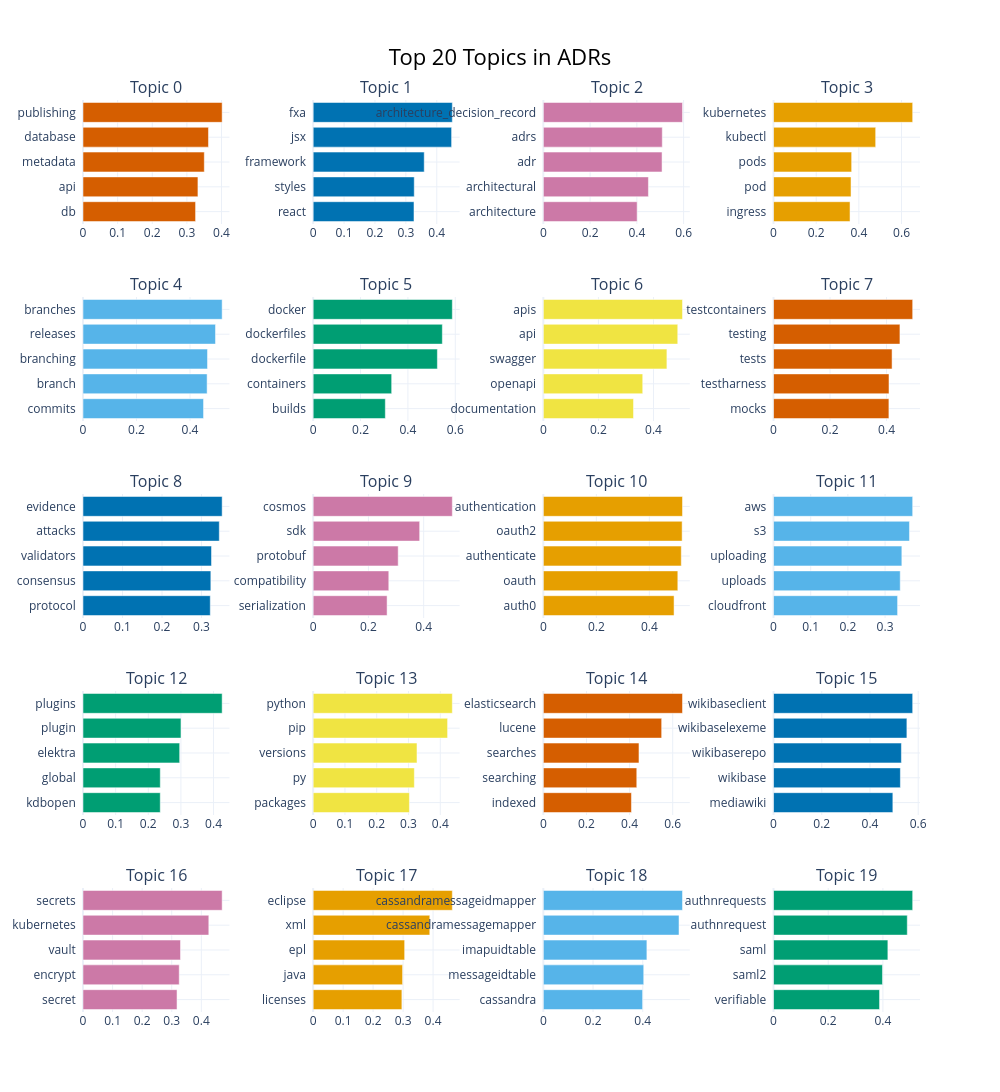

Notebook code for this chart:
### Code cell
topic_model.visualize_barchart(custom_labels=False, top_n_topics=20, title="Top 20 Topics in ADRs") # It can be saved as a PNG file

### Figure 1 — Plotly figure (JSON) as saved in the notebook; plotly's stock layout.template omitted (floating-point values rounded to 4 significant figures)
{"data": [{"marker": {"color": "#D55E00"}, "orientation": "h", "type": "bar", "x": [0.3251, 0.3319, 0.3503, 0.3623, 0.4018], "xaxis": "x", "y": ["db  ", "api  ", "metadata  ", "database  ", "publishing  "], "yaxis": "y"}, {"marker": {"color": "#0072B2"}, "orientation": "h", "type": "bar", "x": [0.3263, 0.3271, 0.3594, 0.448, 0.4504], "xaxis": "x2", "y": ["react  ", "styles  ", "framework  ", "jsx  ", "fxa  "], "yaxis": "y2"}, {"marker": {"color": "#CC79A7"}, "orientation": "h", "type": "bar", "x": [0.4012, 0.4494, 0.5077, 0.5087, 0.5952], "xaxis": "x3", "y": ["architecture  ", "architectural  ", "adr  ", "adrs  ", "architecture_decision_record  "], "yaxis": "y3"}, {"marker": {"color": "#E69F00"}, "orientation": "h", "type": "bar", "x": [0.3586, 0.3633, 0.3662, 0.4788, 0.6523], "xaxis": "x4", "y": ["ingress  ", "pod  ", "pods  ", "kubectl  ", "kubernetes  "], "yaxis": "y4"}, {"marker": {"color": "#56B4E9"}, "orientation": "h", "type": "bar", "x": [0.4506, 0.4639, 0.4654, 0.4952, 0.5201], "xaxis": "x5", "y": ["commits  ", "branch  ", "branching  ", "releases  ", "branches  "], "yaxis": "y5"}, {"marker": {"color": "#009E73"}, "orientation": "h", "type": "bar", "x": [0.3046, 0.3314, 0.5244, 0.5453, 0.5875], "xaxis": "x6", "y": ["builds  ", "containers  ", "dockerfile  ", "dockerfiles  ", "docker  "], "yaxis": "y6"}, {"marker": {"color": "#F0E442"}, "orientation": "h", "type": "bar", "x": [0.3274, 0.3609, 0.4486, 0.4881, 0.5053], "xaxis": "x7", "y": ["documentation  ", "openapi  ", "swagger  ", "api  ", "apis  "], "yaxis": "y7"}, {"marker": {"color": "#D55E00"}, "orientation": "h", "type": "bar", "x": [0.4084, 0.4087, 0.4197, 0.4475, 0.4926], "xaxis": "x8", "y": ["mocks  ", "testharness  ", "tests  ", "testing  ", "testcontainers  "], "yaxis": "y8"}, {"marker": {"color": "#0072B2"}, "orientation": "h", "type": "bar", "x": [0.3222, 0.3237, 0.3253, 0.3451, 0.3523], "xaxis": "x9", "y": ["protocol  ", "consensus  ", "validators  ", "attacks  ", "evidence  "], "yaxis": "y9"}, {"marker": {"color": "#CC79A7"}, "orientation": "h", "type": "bar", "x": [0.2675, 0.2737, 0.3077, 0.3855, 0.5037], "xaxis": "x10", "y": ["serialization  ", "compatibility  ", "protobuf  ", "sdk  ", "cosmos  "], "yaxis": "y10"}, {"marker": {"color": "#E69F00"}, "orientation": "h", "type": "bar", "x": [0.4934, 0.5075, 0.5206, 0.5238, 0.5252], "xaxis": "x11", "y": ["auth0  ", "oauth  ", "authenticate  ", "oauth2  ", "authentication  "], "yaxis": "y11"}, {"marker": {"color": "#56B4E9"}, "orientation": "h", "type": "bar", "x": [0.3337, 0.3408, 0.3452, 0.3656, 0.3743], "xaxis": "x12", "y": ["cloudfront  ", "uploads  ", "uploading  ", "s3  ", "aws  "], "yaxis": "y12"}, {"marker": {"color": "#009E73"}, "orientation": "h", "type": "bar", "x": [0.2367, 0.2368, 0.2962, 0.3002, 0.4264], "xaxis": "x13", "y": ["kdbopen  ", "global  ", "elektra  ", "plugin  ", "plugins  "], "yaxis": "y13"}, {"marker": {"color": "#F0E442"}, "orientation": "h", "type": "bar", "x": [0.3029, 0.3184, 0.3267, 0.423, 0.4379], "xaxis": "x14", "y": ["packages  ", "py  ", "versions  ", "pip  ", "python  "], "yaxis": "y14"}, {"marker": {"color": "#D55E00"}, "orientation": "h", "type": "bar", "x": [0.4086, 0.4334, 0.4436, 0.5489, 0.6455], "xaxis": "x15", "y": ["indexed  ", "searching  ", "searches  ", "lucene  ", "elasticsearch  "], "yaxis": "y15"}, {"marker": {"color": "#0072B2"}, "orientation": "h", "type": "bar", "x": [0.4948, 0.526, 0.5303, 0.553, 0.577], "xaxis": "x16", "y": ["mediawiki  ", "wikibase  ", "wikibaserepo  ", "wikibaselexeme  ", "wikibaseclient  "], "yaxis": "y16"}, {"marker": {"color": "#CC79A7"}, "orientation": "h", "type": "bar", "x": [0.3179, 0.3253, 0.3296, 0.4253, 0.4704], "xaxis": "x17", "y": ["secret  ", "encrypt  ", "vault  ", "kubernetes  ", "secrets  "], "yaxis": "y17"}, {"marker": {"color": "#E69F00"}, "orientation": "h", "type": "bar", "x": [0.296, 0.2983, 0.3052, 0.389, 0.4643], "xaxis": "x18", "y": ["licenses  ", "java  ", "epl  ", "xml  ", "eclipse  "], "yaxis": "y18"}, {"marker": {"color": "#56B4E9"}, "orientation": "h", "type": "bar", "x": [0.3994, 0.404, 0.4167, 0.5459, 0.56], "xaxis": "x19", "y": ["cassandra  ", "messageidtable  ", "imapuidtable  ", "cassandramessagemapper  ", "cassandramessageidmapper  "], "yaxis": "y19"}, {"marker": {"color": "#009E73"}, "orientation": "h", "type": "bar", "x": [0.3877, 0.3984, 0.4181, 0.4891, 0.5089], "xaxis": "x20", "y": ["verifiable  ", "saml2  ", "saml  ", "authnrequest  ", "authnrequests  "], "yaxis": "y20"}], "layout": {"annotations": [{"font": {"size": 16}, "showarrow": false, "text": "Topic 0", "x": 0.0875, "xanchor": "center", "xref": "paper", "y": 1.0, "yanchor": "bottom", "yref": "paper"}, {"font": {"size": 16}, "showarrow": false, "text": "Topic 1", "x": 0.3625, "xanchor": "center", "xref": "paper", "y": 1.0, "yanchor": "bottom", "yref": "paper"}, {"font": {"size": 16}, "showarrow": false, "text": "Topic 2", "x": 0.6375, "xanchor": "center", "xref": "paper", "y": 1.0, "yanchor": "bottom", "yref": "paper"}, {"font": {"size": 16}, "showarrow": false, "text": "Topic 3", "x": 0.9125, "xanchor": "center", "xref": "paper", "y": 1.0, "yanchor": "bottom", "yref": "paper"}, {"font": {"size": 16}, "showarrow": false, "text": "Topic 4", "x": 0.0875, "xanchor": "center", "xref": "paper", "y": 0.784, "yanchor": "bottom", "yref": "paper"}, {"font": {"size": 16}, "showarrow": false, "text": "Topic 5", "x": 0.3625, "xanchor": "center", "xref": "paper", "y": 0.784, "yanchor": "bottom", "yref": "paper"}, {"font": {"size": 16}, "showarrow": false, "text": "Topic 6", "x": 0.6375, "xanchor": "center", "xref": "paper", "y": 0.784, "yanchor": "bottom", "yref": "paper"}, {"font": {"size": 16}, "showarrow": false, "text": "Topic 7", "x": 0.9125, "xanchor": "center", "xref": "paper", "y": 0.784, "yanchor": "bottom", "yref": "paper"}, {"font": {"size": 16}, "showarrow": false, "text": "Topic 8", "x": 0.0875, "xanchor": "center", "xref": "paper", "y": 0.568, "yanchor": "bottom", "yref": "paper"}, {"font": {"size": 16}, "showarrow": false, "text": "Topic 9", "x": 0.3625, "xanchor": "center", "xref": "paper", "y": 0.568, "yanchor": "bottom", "yref": "paper"}, {"font": {"size": 16}, "showarrow": false, "text": "Topic 10", "x": 0.6375, "xanchor": "center", "xref": "paper", "y": 0.568, "yanchor": "bottom", "yref": "paper"}, {"font": {"size": 16}, "showarrow": false, "text": "Topic 11", "x": 0.9125, "xanchor": "center", "xref": "paper", "y": 0.568, "yanchor": "bottom", "yref": "paper"}, {"font": {"size": 16}, "showarrow": false, "text": "Topic 12", "x": 0.0875, "xanchor": "center", "xref": "paper", "y": 0.352, "yanchor": "bottom", "yref": "paper"}, {"font": {"size": 16}, "showarrow": false, "text": "Topic 13", "x": 0.3625, "xanchor": "center", "xref": "paper", "y": 0.352, "yanchor": "bottom", "yref": "paper"}, {"font": {"size": 16}, "showarrow": false, "text": "Topic 14", "x": 0.6375, "xanchor": "center", "xref": "paper", "y": 0.352, "yanchor": "bottom", "yref": "paper"}, {"font": {"size": 16}, "showarrow": false, "text": "Topic 15", "x": 0.9125, "xanchor": "center", "xref": "paper", "y": 0.352, "yanchor": "bottom", "yref": "paper"}, {"font": {"size": 16}, "showarrow": false, "text": "Topic 16", "x": 0.0875, "xanchor": "center", "xref": "paper", "y": 0.136, "yanchor": "bottom", "yref": "paper"}, {"font": {"size": 16}, "showarrow": false, "text": "Topic 17", "x": 0.3625, "xanchor": "center", "xref": "paper", "y": 0.136, "yanchor": "bottom", "yref": "paper"}, {"font": {"size": 16}, "showarrow": false, "text": "Topic 18", "x": 0.6375, "xanchor": "center", "xref": "paper", "y": 0.136, "yanchor": "bottom", "yref": "paper"}, {"font": {"size": 16}, "showarrow": false, "text": "Topic 19", "x": 0.9125, "xanchor": "center", "xref": "paper", "y": 0.136, "yanchor": "bottom", "yref": "paper"}], "height": 1250, "hoverlabel": {"bgcolor": "white", "font": {"family": "Rockwell", "size": 16}}, "showlegend": false, "title": {"font": {"color": "Black", "size": 22}, "text": "Top 20 Topics in ADRs", "x": 0.5, "xanchor": "center", "yanchor": "top"}, "width": 1000, "xaxis": {"anchor": "y", "domain": [0, 0.175], "showgrid": true}, "xaxis10": {"anchor": "y10", "domain": [0.275, 0.45], "showgrid": true}, "xaxis11": {"anchor": "y11", "domain": [0.55, 0.725], "showgrid": true}, "xaxis12": {"anchor": "y12", "domain": [0.825, 1], "showgrid": true}, "xaxis13": {"anchor": "y13", "domain": [0, 0.175], "showgrid": true}, "xaxis14": {"anchor": "y14", "domain": [0.275, 0.45], "showgrid": true}, "xaxis15": {"anchor": "y15", "domain": [0.55, 0.725], "showgrid": true}, "xaxis16": {"anchor": "y16", "domain": [0.825, 1], "showgrid": true}, "xaxis17": {"anchor": "y17", "domain": [0, 0.175], "showgrid": true}, "xaxis18": {"anchor": "y18", "domain": [0.275, 0.45], "showgrid": true}, "xaxis19": {"anchor": "y19", "domain": [0.55, 0.725], "showgrid": true}, "xaxis2": {"anchor": "y2", "domain": [0.275, 0.45], "showgrid": true}, "xaxis20": {"anchor": "y20", "domain": [0.825, 1], "showgrid": true}, "xaxis3": {"anchor": "y3", "domain": [0.55, 0.725], "showgrid": true}, "xaxis4": {"anchor": "y4", "domain": [0.825, 1], "showgrid": true}, "xaxis5": {"anchor": "y5", "domain": [0, 0.175], "showgrid": true}, "xaxis6": {"anchor": "y6", "domain": [0.275, 0.45], "showgrid": true}, "xaxis7": {"anchor": "y7", "domain": [0.55, 0.725], "showgrid": true}, "xaxis8": {"anchor": "y8", "domain": [0.825, 1], "showgrid": true}, "xaxis9": {"anchor": "y9", "domain": [0, 0.175], "showgrid": true}, "yaxis": {"anchor": "x", "domain": [0.864, 1.0], "showgrid": true}, "yaxis10": {"anchor": "x10", "domain": [0.432, 0.568], "showgrid": true}, "yaxis11": {"anchor": "x11", "domain": [0.432, 0.568], "showgrid": true}, "yaxis12": {"anchor": "x12", "domain": [0.432, 0.568], "showgrid": true}, "yaxis13": {"anchor": "x13", "domain": [0.216, 0.352], "showgrid": true}, "yaxis14": {"anchor": "x14", "domain": [0.216, 0.352], "showgrid": true}, "yaxis15": {"anchor": "x15", "domain": [0.216, 0.352], "showgrid": true}, "yaxis16": {"anchor": "x16", "domain": [0.216, 0.352], "showgrid": true}, "yaxis17": {"anchor": "x17", "domain": [0, 0.136], "showgrid": true}, "yaxis18": {"anchor": "x18", "domain": [0, 0.136], "showgrid": true}, "yaxis19": {"anchor": "x19", "domain": [0, 0.136], "showgrid": true}, "yaxis2": {"anchor": "x2", "domain": [0.864, 1.0], "showgrid": true}, "yaxis20": {"anchor": "x20", "domain": [0, 0.136], "showgrid": true}, "yaxis3": {"anchor": "x3", "domain": [0.864, 1.0], "showgrid": true}, "yaxis4": {"anchor": "x4", "domain": [0.864, 1.0], "showgrid": true}, "yaxis5": {"anchor": "x5", "domain": [0.648, 0.784], "showgrid": true}, "yaxis6": {"anchor": "x6", "domain": [0.648, 0.784], "showgrid": true}, "yaxis7": {"anchor": "x7", "domain": [0.648, 0.784], "showgrid": true}, "yaxis8": {"anchor": "x8", "domain": [0.648, 0.784], "showgrid": true}, "yaxis9": {"anchor": "x9", "domain": [0.432, 0.568], "showgrid": true}}}
